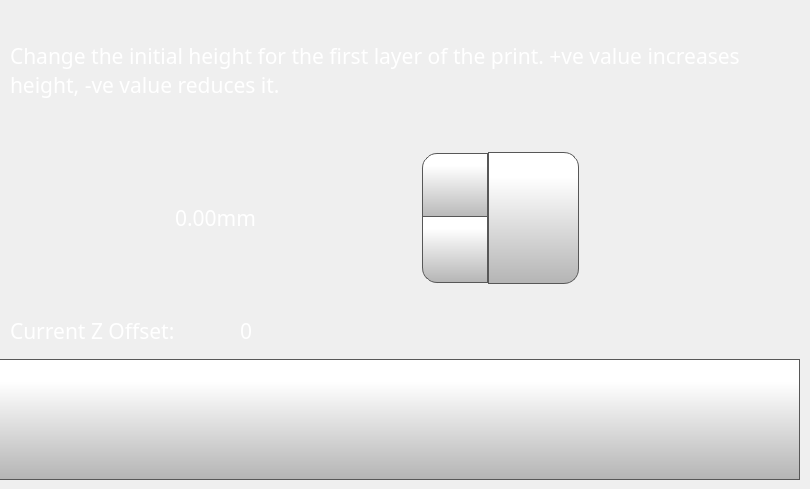
    <widget class="QWidget" name="nozzleOffsetPage">
     <widget class="QDoubleSpinBox" name="nozzleOffsetDoubleSpinBox">
      <property name="geometry">
       <rect>
        <x>170</x>
        <y>150</y>
        <width>321</width>
        <height>136</height>
       </rect>
      </property>
      <property name="font">
       <font>
        <family>Gotham</family>
        <pointsize>16</pointsize>
        <bold>false</bold>
       </font>
      </property>
      <property name="styleSheet">
       <string notr="true">QDoubleSpinBox {
    padding-right: 5px; /* make room for the arrows */
	color: rgb(255, 255, 255);
	background-color: rgba(255, 255, 255, 0);
   
}
QDoubleSpinBox ::text:selected {
	background-color: rgb(255, 146, 57);
   
}
QDoubleSpinBox::up-button {
     border: 1px solid rgb(87, 87, 87);

border-top-left-radius: 15px;
	background-color: qlineargradient(spread:pad, x1:0, y1:1, x2:0, y2:0.188, stop:0 rgba(180, 180, 180, 255), stop:1 rgba(255, 255, 255, 255));
    width: 60px;
     height: 61px;
    padding: 2px;
}

QDoubleSpinBox::up-arrow { 
image: url(./templates/img/arrows.png);
    width: 40px;
     height: 40px;
padding: 5px;
}



QDoubleSpinBox::up-button:pressed {
    background-color: qlineargradient(x1: 0, y1: 0, x2: 0, y2: 1,
                                      stop: 0 #dadbde, stop: 1 #f6f7fa);
}


QDoubleSpinBox::down-button {
     border: 1px solid rgb(87, 87, 87);
border-bottom-left-radius: 15px;
	background-color: qlineargradient(spread:pad, x1:0, y1:1, x2:0, y2:0.188, stop:0 rgba(180, 180, 180, 255), stop:1 rgba(255, 255, 255, 255));
    width: 60px;
     height: 61px;
    padding: 2px;
}

QDoubleSpinBox::down-arrow { 
image: url(./templates/img/arrows-5.png);
    width: 40px;
    height: 40px;
padding: 5px;
}

QDoubleSpinBox::down-button:pressed {
    background-color: qlineargradient(x1: 0, y1: 0, x2: 0, y2: 1,
                                      stop: 0 #dadbde, stop: 1 #f6f7fa);

}

</string>
      </property>
      <property name="frame">
       <bool>false</bool>
      </property>
      <property name="readOnly">
       <bool>false</bool>
      </property>
      <property name="buttonSymbols">
       <enum>QAbstractSpinBox::UpDownArrows</enum>
      </property>
      <property name="accelerated">
       <bool>true</bool>
      </property>
      <property name="suffix">
       <string>mm</string>
      </property>
      <property name="decimals">
       <number>2</number>
      </property>
      <property name="minimum">
       <double>-2.000000000000000</double>
      </property>
      <property name="maximum">
       <double>2.000000000000000</double>
      </property>
      <property name="singleStep">
       <double>0.050000000000000</double>
      </property>
     </widget>
     <widget class="QPushButton" name="nozzleOffsetSetButton">
      <property name="geometry">
       <rect>
        <x>488</x>
        <y>152</y>
        <width>91</width>
        <height>132</height>
       </rect>
      </property>
      <property name="font">
       <font>
        <family>Gotham</family>
        <pointsize>16</pointsize>
        <bold>false</bold>
       </font>
      </property>
      <property name="styleSheet">
       <string notr="true">QPushButton {
     border: 1px solid rgb(87, 87, 87);
	background-color: qlineargradient(spread:pad, x1:0, y1:1, x2:0, y2:0.188, stop:0 rgba(180, 180, 180, 255), stop:1 rgba(255, 255, 255, 255));
border-top-right-radius: 15px;
border-bottom-right-radius: 15px;

}

QPushButton:pressed {
    background-color: qlineargradient(x1: 0, y1: 0, x2: 0, y2: 1,
                                      stop: 0 #dadbde, stop: 1 #f6f7fa);
}

QPushButton:flat {
    border: none; /* no border for a flat push button */
}

QPushButton:default {
    border-color: navy; /* make the default button prominent */
}
QPushButton:focus {
	outline: none;
}</string>
      </property>
      <property name="text">
       <string/>
      </property>
      <property name="icon">
       <iconset>
        <normaloff>templates/img/verification-mark.png</normaloff>templates/img/verification-mark.png</iconset>
      </property>
      <property name="iconSize">
       <size>
        <width>70</width>
        <height>70</height>
       </size>
      </property>
     </widget>
     <widget class="QLabel" name="feedRateLabelControlPage_3">
      <property name="geometry">
       <rect>
        <x>10</x>
        <y>10</y>
        <width>781</width>
        <height>121</height>
       </rect>
      </property>
      <property name="font">
       <font>
        <family>Gotham</family>
        <pointsize>16</pointsize>
        <bold>false</bold>
       </font>
      </property>
      <property name="styleSheet">
       <string notr="true">color: rgb(255, 255, 255);</string>
      </property>
      <property name="text">
       <string>Change the initial height for the first layer of the print. +ve value increases height, -ve value reduces it.</string>
      </property>
      <property name="wordWrap">
       <bool>true</bool>
      </property>
     </widget>
     <widget class="QPushButton" name="nozzleOffsetBackButton">
      <property name="geometry">
       <rect>
        <x>-1</x>
        <y>359</y>
        <width>801</width>
        <height>121</height>
       </rect>
      </property>
      <property name="minimumSize">
       <size>
        <width>0</width>
        <height>0</height>
       </size>
      </property>
      <property name="font">
       <font>
        <family>Gotham</family>
        <pointsize>16</pointsize>
        <bold>false</bold>
       </font>
      </property>
      <property name="styleSheet">
       <string notr="true">QPushButton {
     border: 1px solid rgb(87, 87, 87);
	background-color: qlineargradient(spread:pad, x1:0, y1:1, x2:0, y2:0.188, stop:0 rgba(180, 180, 180, 255), stop:1 rgba(255, 255, 255, 255));


}

QPushButton:pressed {
    background-color: qlineargradient(x1: 0, y1: 0, x2: 0, y2: 1,
                                      stop: 0 #dadbde, stop: 1 #f6f7fa);
}

QPushButton:flat {
    border: none; /* no border for a flat push button */
}

QPushButton:default {
    border-color: navy; /* make the default button prominent */
}

QPushButton:focus {
	outline: none;
}</string>
      </property>
      <property name="text">
       <string/>
      </property>
      <property name="icon">
       <iconset>
        <normaloff>templates/img/arrows-4.png</normaloff>templates/img/arrows-4.png</iconset>
      </property>
      <property name="iconSize">
       <size>
        <width>70</width>
        <height>70</height>
       </size>
      </property>
      <property name="checkable">
       <bool>false</bool>
      </property>
      <property name="autoDefault">
       <bool>false</bool>
      </property>
      <property name="default">
       <bool>false</bool>
      </property>
      <property name="flat">
       <bool>false</bool>
      </property>
     </widget>
     <widget class="QLabel" name="printPreviewSelected_2">
      <property name="geometry">
       <rect>
        <x>260</x>
        <y>150</y>
        <width>161</width>
        <height>161</height>
       </rect>
      </property>
      <property name="font">
       <font>
        <family>Gotham</family>
        <pointsize>16</pointsize>
        <bold>false</bold>
       </font>
      </property>
      <property name="styleSheet">
       <string notr="true">background-color: rgba(255, 255, 255, 0);</string>
      </property>
      <property name="text">
       <string/>
      </property>
      <property name="pixmap">
       <pixmap>templates/img/Nozzle Offset.png</pixmap>
      </property>
      <property name="scaledContents">
       <bool>true</bool>
      </property>
     </widget>
     <widget class="QLabel" name="feedRateLabelControlPage_4">
      <property name="geometry">
       <rect>
        <x>10</x>
        <y>320</y>
        <width>211</width>
        <height>21</height>
       </rect>
      </property>
      <property name="font">
       <font>
        <family>Gotham</family>
        <pointsize>16</pointsize>
        <bold>false</bold>
       </font>
      </property>
      <property name="styleSheet">
       <string notr="true">color: rgb(255, 255, 255);</string>
      </property>
      <property name="text">
       <string>Current Z Offset: </string>
      </property>
      <property name="wordWrap">
       <bool>true</bool>
      </property>
     </widget>
     <widget class="QLabel" name="currentNozzleOffset">
      <property name="geometry">
       <rect>
        <x>240</x>
        <y>320</y>
        <width>211</width>
        <height>21</height>
       </rect>
      </property>
      <property name="font">
       <font>
        <family>Gotham</family>
        <pointsize>16</pointsize>
        <bold>false</bold>
       </font>
      </property>
      <property name="styleSheet">
       <string notr="true">color: rgb(255, 255, 255);</string>
      </property>
      <property name="text">
       <string>0</string>
      </property>
      <property name="wordWrap">
       <bool>true</bool>
      </property>
      <property name="margin">
       <number>2</number>
      </property>
     </widget>
     <zorder>feedRateLabelControlPage_3</zorder>
     <zorder>nozzleOffsetDoubleSpinBox</zorder>
     <zorder>nozzleOffsetSetButton</zorder>
     <zorder>nozzleOffsetBackButton</zorder>
     <zorder>printPreviewSelected_2</zorder>
     <zorder>feedRateLabelControlPage_4</zorder>
     <zorder>currentNozzleOffset</zorder>
    </widget>
